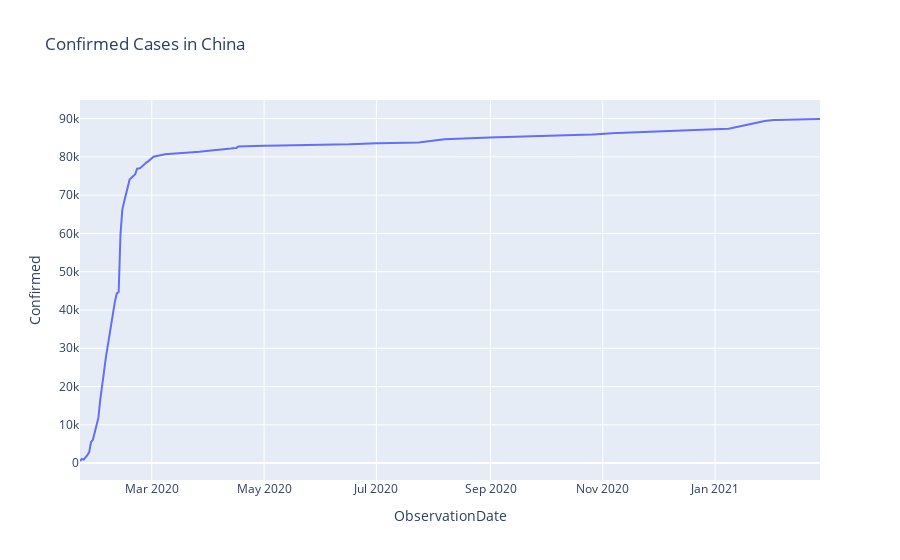
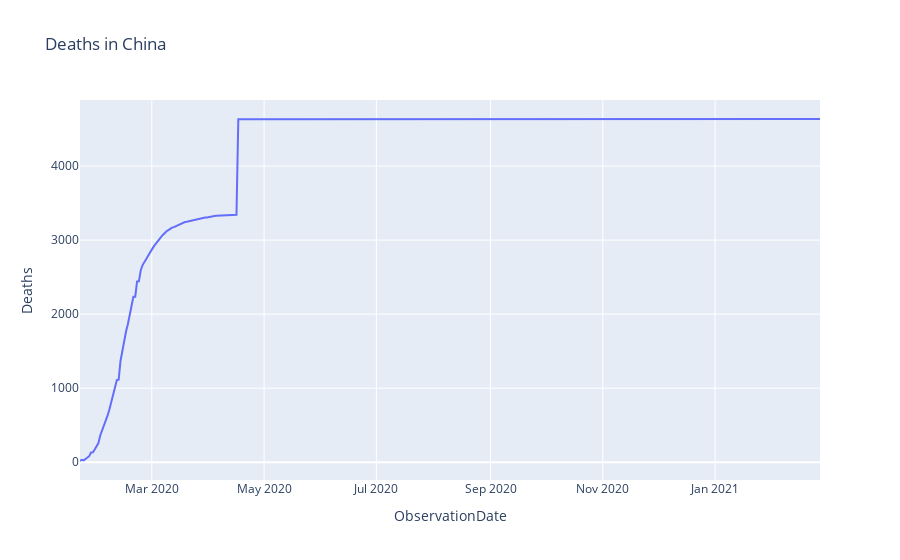
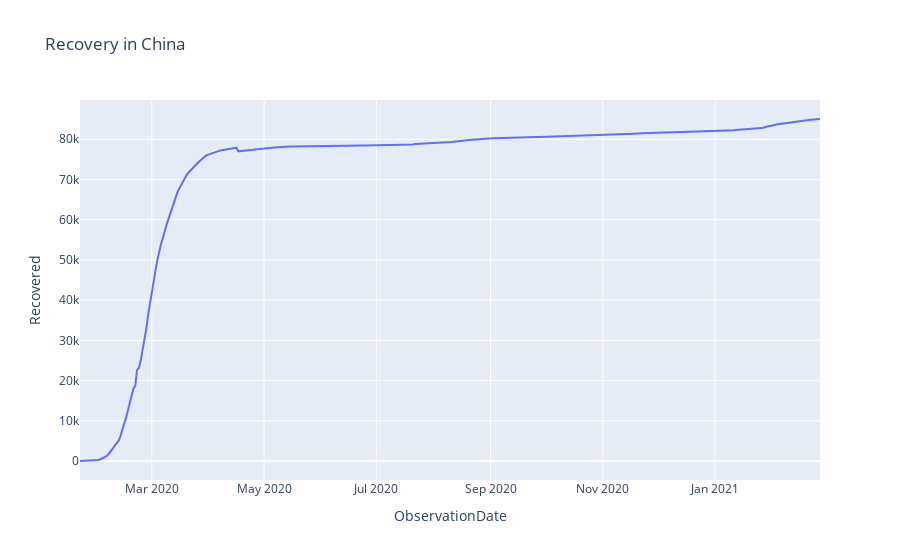
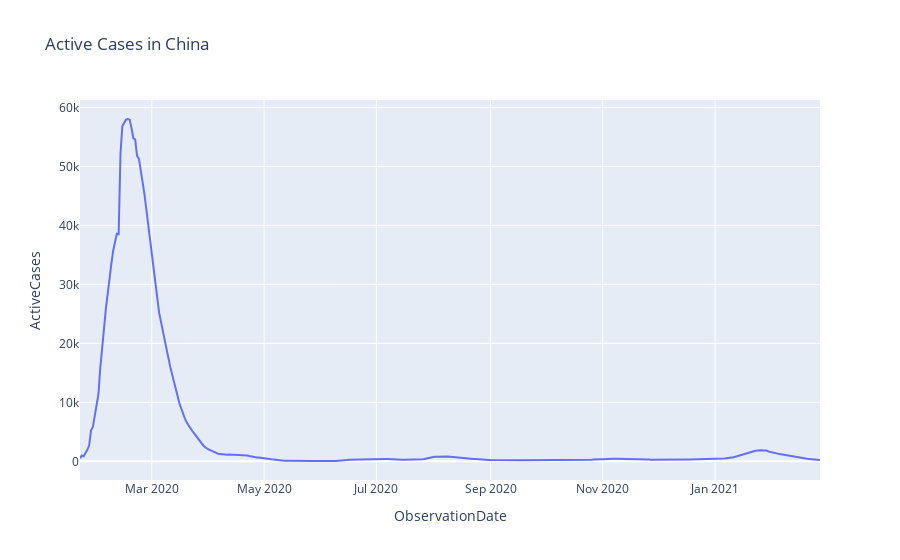

Notebook cell for these charts, in order:
### Markdown cell above
China's Trend Visualization: Individual trend

### Code cell
#Visualizing Number of Confirmed cases , Deaths and Recovery in China
fig1=px.line(df_china,x='ObservationDate',y='Confirmed',title='Confirmed Cases in China')
fig2=px.line(df_china,x='ObservationDate',y='Deaths',title='Deaths in China')
fig3=px.line(df_china,x='ObservationDate',y='Recovered',title='Recovery in China')
fig4=px.line(df_china,x='ObservationDate',y='ActiveCases',title='Active Cases in China')

fig1.show()
fig2.show()
fig3.show()
fig4.show()

### Figure 1 — Plotly figure (JSON) as saved in the notebook; plotly's stock layout.template omitted (floating-point values rounded to 4 significant figures; data arrays with more than 128 entries replaced by an {"elided": "..."} marker saying what was removed)
{"data": [{"hovertemplate": "ObservationDate=%{x}<br>Confirmed=%{y}<extra></extra>", "legendgroup": "", "line": {"color": "#636efa", "dash": "solid"}, "marker": {"symbol": "circle"}, "mode": "lines", "name": "", "orientation": "v", "showlegend": false, "type": "scatter", "x": {"elided": "403 str values"}, "xaxis": "x", "y": {"elided": "403 int values"}, "yaxis": "y"}], "layout": {"legend": {"tracegroupgap": 0}, "title": {"text": "Confirmed Cases in China"}, "xaxis": {"anchor": "y", "domain": [0, 1], "title": {"text": "ObservationDate"}}, "yaxis": {"anchor": "x", "domain": [0, 1], "title": {"text": "Confirmed"}}}}

### Figure 2 — Plotly figure (JSON) as saved in the notebook; plotly's stock layout.template omitted (floating-point values rounded to 4 significant figures; data arrays with more than 128 entries replaced by an {"elided": "..."} marker saying what was removed)
{"data": [{"hovertemplate": "ObservationDate=%{x}<br>Deaths=%{y}<extra></extra>", "legendgroup": "", "line": {"color": "#636efa", "dash": "solid"}, "marker": {"symbol": "circle"}, "mode": "lines", "name": "", "orientation": "v", "showlegend": false, "type": "scatter", "x": {"elided": "403 str values"}, "xaxis": "x", "y": {"elided": "403 int values"}, "yaxis": "y"}], "layout": {"legend": {"tracegroupgap": 0}, "title": {"text": "Deaths in China"}, "xaxis": {"anchor": "y", "domain": [0, 1], "title": {"text": "ObservationDate"}}, "yaxis": {"anchor": "x", "domain": [0, 1], "title": {"text": "Deaths"}}}}

### Figure 3 — Plotly figure (JSON) as saved in the notebook; plotly's stock layout.template omitted (floating-point values rounded to 4 significant figures; data arrays with more than 128 entries replaced by an {"elided": "..."} marker saying what was removed)
{"data": [{"hovertemplate": "ObservationDate=%{x}<br>Recovered=%{y}<extra></extra>", "legendgroup": "", "line": {"color": "#636efa", "dash": "solid"}, "marker": {"symbol": "circle"}, "mode": "lines", "name": "", "orientation": "v", "showlegend": false, "type": "scatter", "x": {"elided": "403 str values"}, "xaxis": "x", "y": {"elided": "403 int values"}, "yaxis": "y"}], "layout": {"legend": {"tracegroupgap": 0}, "title": {"text": "Recovery in China"}, "xaxis": {"anchor": "y", "domain": [0, 1], "title": {"text": "ObservationDate"}}, "yaxis": {"anchor": "x", "domain": [0, 1], "title": {"text": "Recovered"}}}}

### Figure 4 — Plotly figure (JSON) as saved in the notebook; plotly's stock layout.template omitted (floating-point values rounded to 4 significant figures; data arrays with more than 128 entries replaced by an {"elided": "..."} marker saying what was removed)
{"data": [{"hovertemplate": "ObservationDate=%{x}<br>ActiveCases=%{y}<extra></extra>", "legendgroup": "", "line": {"color": "#636efa", "dash": "solid"}, "marker": {"symbol": "circle"}, "mode": "lines", "name": "", "orientation": "v", "showlegend": false, "type": "scatter", "x": {"elided": "403 str values"}, "xaxis": "x", "y": {"elided": "403 int values"}, "yaxis": "y"}], "layout": {"legend": {"tracegroupgap": 0}, "title": {"text": "Active Cases in China"}, "xaxis": {"anchor": "y", "domain": [0, 1], "title": {"text": "ObservationDate"}}, "yaxis": {"anchor": "x", "domain": [0, 1], "title": {"text": "ActiveCases"}}}}
